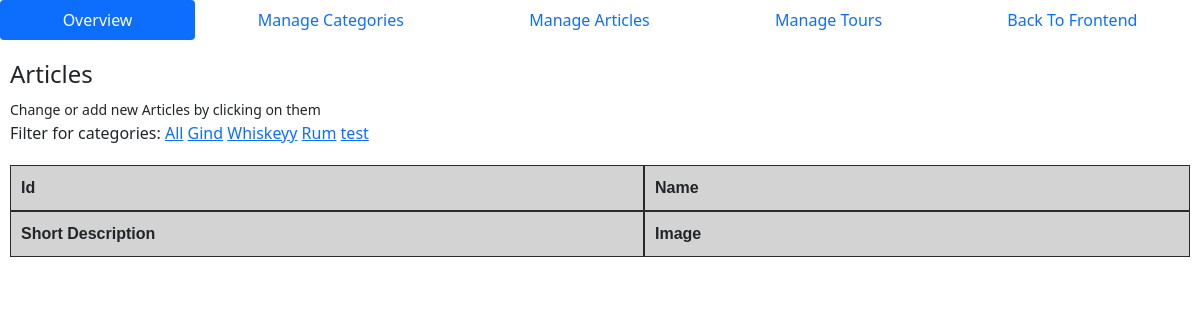
The app's page /backend/articles/0 (signed in), older data.
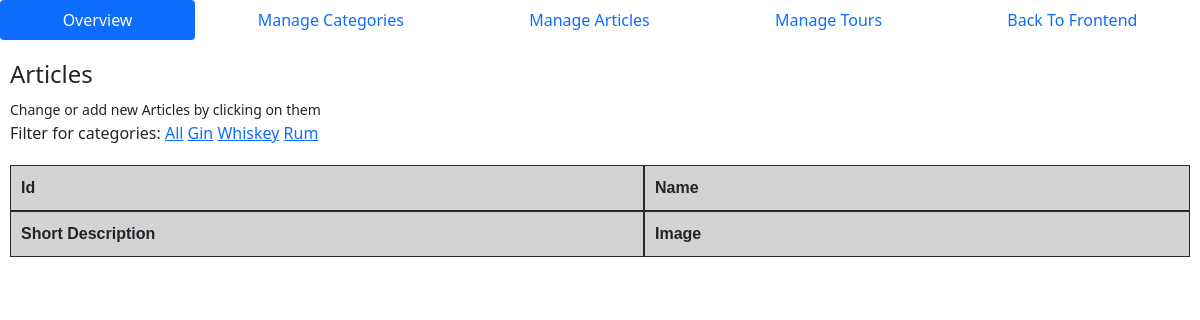
The same page, newer data.
### drinx/models.py (models this page shows, shortened)
class Category(models.Model):
    name = models.CharField(blank=False, max_length=20)
    description = models.TextField(blank=False)
    display_order = models.PositiveSmallIntegerField(default=False)
    is_active = models.BooleanField(default=False)

### drinx/views.py (the view)
# urls.py: path("backend/articles/<int:category_id>", views.backend_articles, name="backend_articles"),
@staff_member_required
def backend_articles(request, category_id):
    if request.method == 'POST' and request.FILES['filename']:
        """
        fs = FileSystemStorage()
        filename = fs.save(myfile.name, myfile)
        uploaded_file_url = fs.url(filename)
        """
    units =  ContentUnit.objects.all().order_by('id')
    categories = Category.objects.all().order_by('id')
    if category_id == 0:
        articles =  Article.objects.all().order_by('name')
    else:
        articles = Article.objects.all().filter(categories__id=category_id).order_by('name')
    return render(request, "drinx/backend_articles.html", {
        "articles" : articles,
        "units": units,
        "categories": categories
    })

### drinx/templates/drinx/backend_articles.html (shortened to what this page needs)
{% extends "drinx/backend_layout.html" %}
{% load static %}
{% block body %}
<div class="category-body">
    <div style="margin-bottom: 20px;">
        <h4>Articles</h4>
        <small>Change or add new Articles by clicking on them</small>
        <br>
        Filter for categories:
        <a href="{% url 'backend_articles' 0 %}">All</a>
        {% for category in categories %}
            <a href="{% url 'backend_articles' category.id %}">{{ category.name }}</a>
        {% endfor %}
    </div>
    <div class="grid-container-articles">
        <div class="grid-item gridhead">Id</div>
        <div class="grid-item gridhead">Name</div>
        <div class="grid-item gridhead">Short Description</div>
        <div class="grid-item gridhead">Image</div>
    </div>
</div>
{% endblock %}

Row changes from the older to the newer data that the page shows:
removed Category: name "test"
changed Category: name "Gind" → "Gin"
changed Category: name "Whiskeyy" → "Whiskey"
